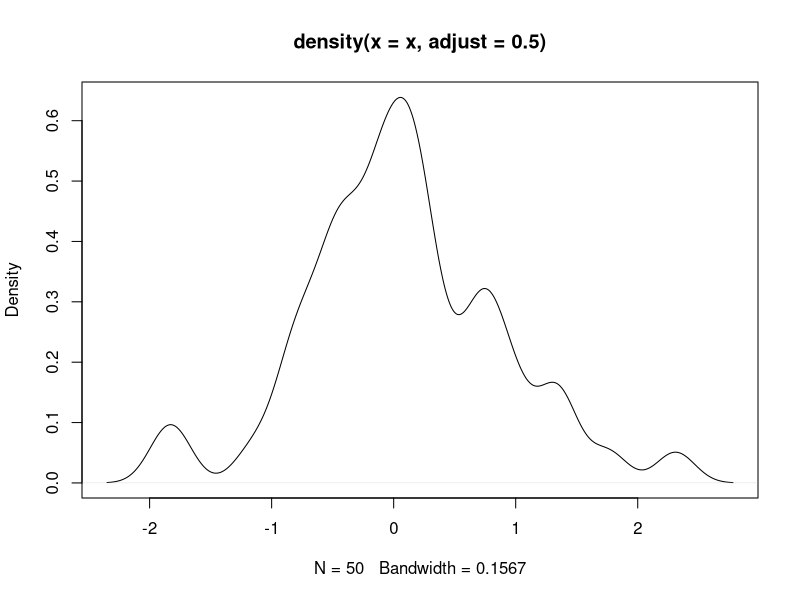
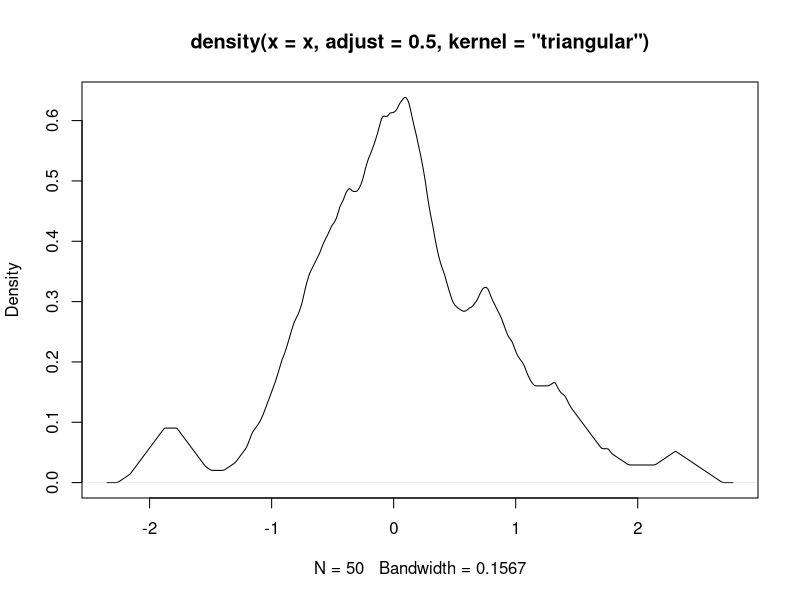
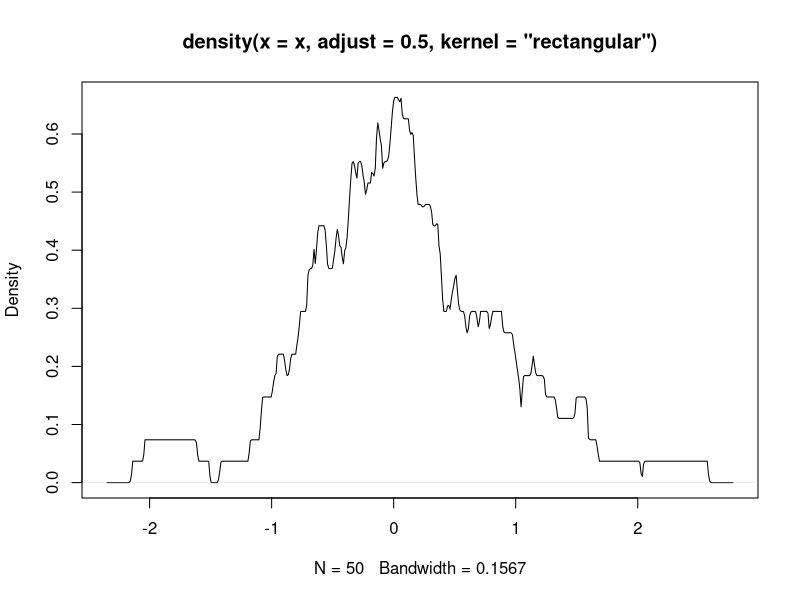
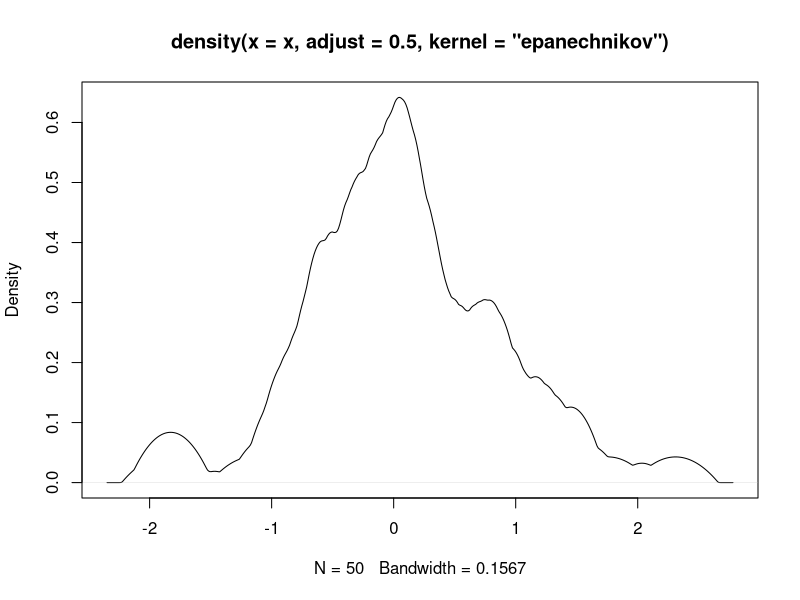
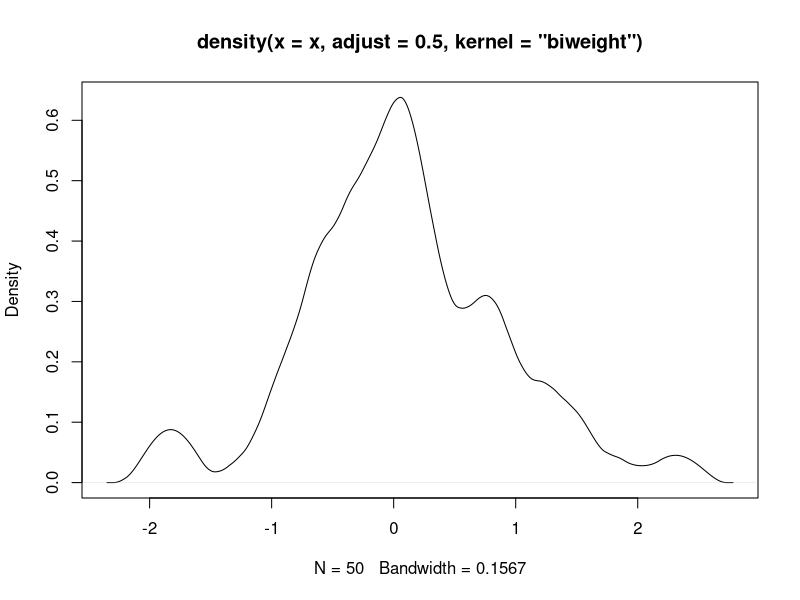
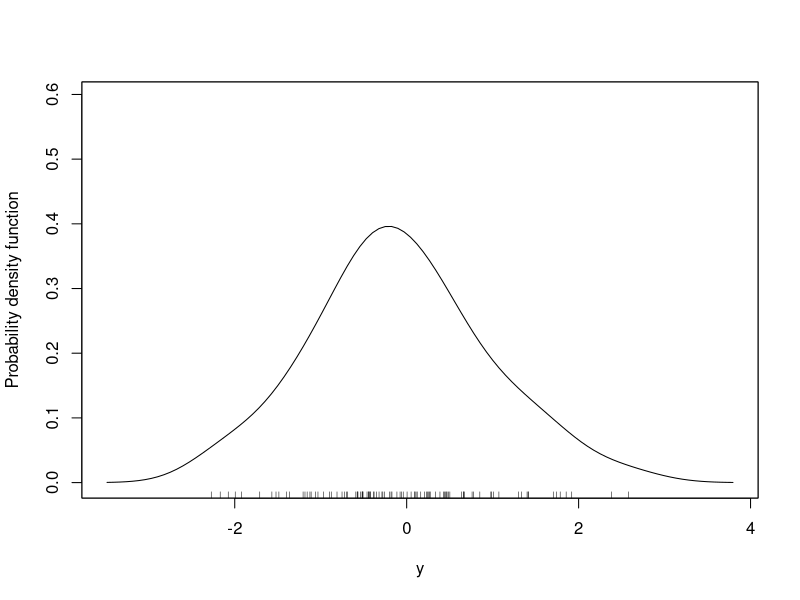
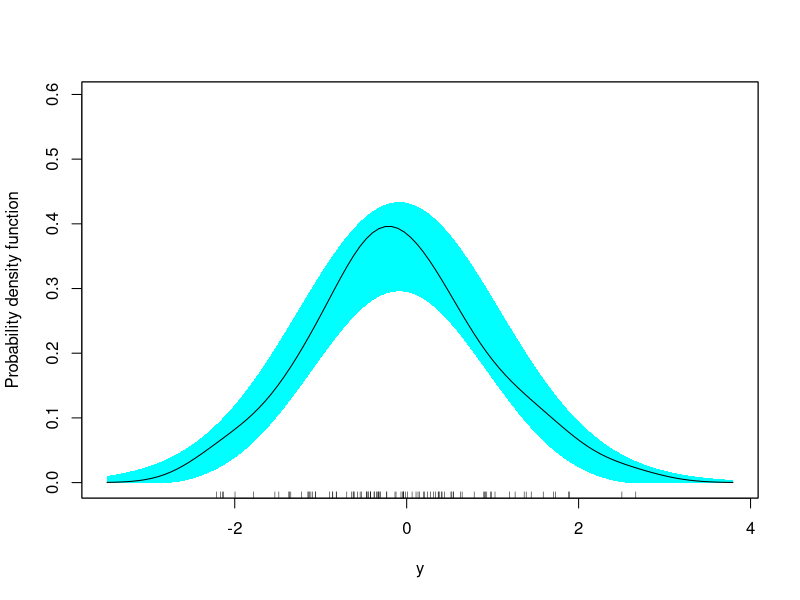
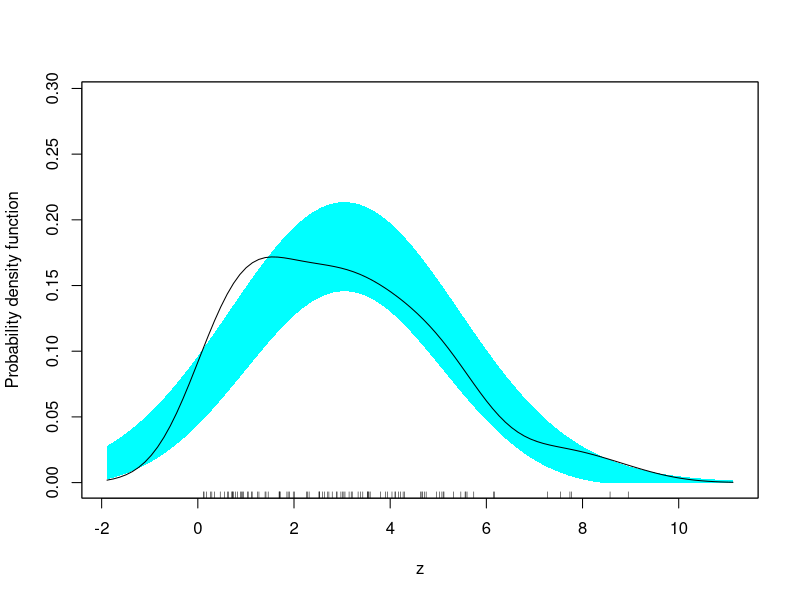

Generate these figures, in order, with R:
## ---- chunk 1
knitr::opts_chunk$set(echo = TRUE)
## ---- chunk 2
# Setting seed. Code originally written in R 4.0
set.seed(100)
# Generate 50 normally distributed values with mean 0 and sd 1
x = rnorm(50,0,1)

# Plotting density with smoothing parameter of 0.5. Since smoothing in R is bw*adjust, we'll change adjust from default 1 to 0.5
plot(density(x, adjust = 0.5))
## ---- chunk 3
# Plotting with triangular kernal
plot(density(x, adjust = 0.5, kernel = "triangular"))
# Plotting with rectangular kernal
plot(density(x, adjust = 0.5, kernel = "rectangular"))
# Plotting with epanechnikov kernal
plot(density(x, adjust = 0.5, kernel = "epanechnikov"))
# Plotting with biweight kernal
plot(density(x, adjust = 0.5, kernel = "biweight"))
## ---- chunk 4
# Generating values
y = rnorm(100,0,1)
# Check for package "sm", install if it's not there
if("sm" %in% rownames(installed.packages()) == FALSE) {install.packages("sm")}
# Load package sm
library(sm)
## ---- chunk 5
# Plot density of y with sm package function
sm.density(y)
## ---- chunk 6
# Plot y with model = Normal switch
sm.density(y, model = "Normal")
## ---- chunk 7
## Generate chi-sq distribution
z = rchisq(100,3)
sm.density(z, model = "Normal")
